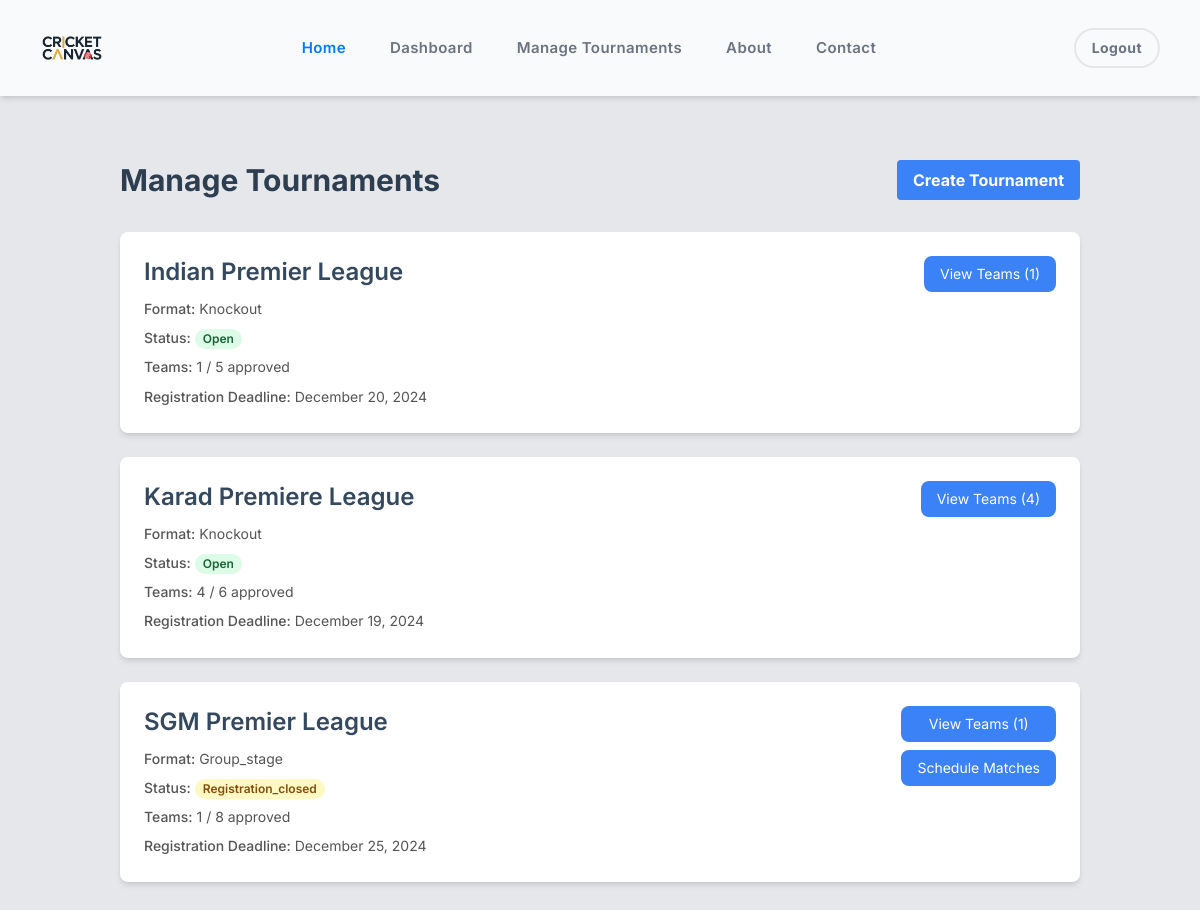
The app's page /tournaments/manage.php (signed in) with its own data.
### tables this page shows
CREATE TABLE `tournaments` (
  `tournament_id` int(11) NOT NULL,
  `tournament_name` varchar(100) NOT NULL,
  `organizer_id` int(11) NOT NULL,
  `start_date` date DEFAULT NULL,
  `end_date` date DEFAULT NULL,
  `max_teams` int(11) DEFAULT NULL,
  `format` enum('knockout','league','group_stage') NOT NULL,
  `status` enum('draft','open','registration_closed','ongoing','completed') DEFAULT 'draft',
  `description` text DEFAULT NULL,
  `registration_deadline` date NOT NULL,
  `min_teams` int(11) DEFAULT 4,
  `venue` varchar(100) DEFAULT NULL,
  `city` varchar(50) DEFAULT NULL,
  `entry_fee` decimal(10,2) DEFAULT 0.00,
  `prize_pool` decimal(10,2) DEFAULT 0.00,
  `rules` text DEFAULT NULL,
  `created_at` timestamp NOT NULL DEFAULT current_timestamp(),
  `payment_qr` varchar(255) DEFAULT NULL
);

### tournaments/manage.php (the view, shortened to what this page needs)
<?php
require_once '../config/database.php';
$stmt = $pdo->prepare("
    SELECT
        t.*,
        (SELECT COUNT(*) FROM tournament_teams WHERE tournament_id = t.tournament_id) as total_registrations,
        (SELECT COUNT(*) FROM tournament_teams WHERE tournament_id = t.tournament_id AND status = 'pending') as pending_registrations,
        (SELECT COUNT(*) FROM tournament_teams WHERE tournament_id = t.tournament_id AND status = 'approved') as approved_teams
    FROM tournaments t
    WHERE t.organizer_id = ?
    ORDER BY t.created_at DESC
");
$stmt->execute([$_SESSION['user_id']]);
$tournaments = $stmt->fetchAll();
require_once '../includes/header.php';
?>
<div class="container mx-auto px-4 py-8">
    <div class="flex justify-between items-center mb-8">
        <h1 class="text-3xl font-bold">Manage Tournaments</h1>
        <div class="flex gap-4">
            <a href="<?php echo BASE_URL; ?>/tournaments/create.php"
                class="bg-blue-500 hover:bg-blue-600 text-white font-bold py-2 px-4 rounded">
                Create Tournament
            </a>
        </div>
    </div>
    <?php if (empty($tournaments)): ?>
        <div class="bg-white rounded-lg shadow-md p-6 text-center">
            <p class="text-gray-500 text-lg">You haven't created any tournaments yet.</p>
            <a href="<?php echo BASE_URL; ?>/tournaments/create.php"
                class="text-blue-500 hover:text-blue-700 font-medium">
                Create your first tournament
            </a>
        </div>
    <?php else: ?>
        <div class="grid grid-cols-1 gap-6">
            <?php foreach ($tournaments as $tournament): ?>
                <div class="bg-white rounded-lg shadow-md p-6">
                    <div class="flex justify-between items-start">
                        <div>
                            <h2 class="text-2xl font-semibold mb-2">
                                <?php echo htmlspecialchars($tournament['tournament_name']); ?>
                            </h2>
                            <div class="space-y-1 text-sm text-gray-600">
                                <p>
                                    <span class="font-medium">Format:</span>
                                    <?php echo ucfirst($tournament['format']); ?>
                                </p>
                                <p>
                                    <span class="font-medium">Status:</span>
                                    <span class="px-2 inline-flex text-xs leading-5 font-semibold rounded-full
                                        <?php echo getStatusColor($tournament['status']); ?>">
                                        <?php echo ucfirst($tournament['status']); ?>
                                    </span>
                                </p>
                                <p>
                                    <span class="font-medium">Teams:</span>
                                    <?php echo $tournament['approved_teams']; ?> / <?php echo $tournament['max_teams']; ?> approved
                                </p>
                                <p>
                                    <span class="font-medium">Registration Deadline:</span>
                                    <?php echo date('F j, Y', strtotime($tournament['registration_deadline'])); ?>
                                </p>
                            </div>
                        </div>
                        <div class="flex flex-col space-y-2">
                            <?php if ($tournament['status'] === 'draft'): ?>
                                <form action="<?php echo BASE_URL; ?>/tournaments/process/update_status.php" method="POST" class="inline">
                                    <input type="hidden" name="tournament_id" value="<?php echo $tournament['tournament_id']; ?>">
                                    <input type="hidden" name="status" value="open">
                                    <button type="submit" class="w-full bg-green-500 hover:bg-green-600 text-white px-4 py-2 rounded-lg text-sm">
                                        Publish Tournament
                                    </button>
                                </form>
                            <?php else: ?>
                                <?php if ($tournament['pending_registrations'] > 0): ?>
                                    <a href="<?php echo BASE_URL; ?>/tournaments/registrations.php?id=<?php echo $tournament['tournament_id']; ?>"
                                        class="bg-yellow-500 hover:bg-yellow-600 text-white px-4 py-2 rounded-lg text-sm text-center">
                                        Review Registrations
                                        <span class="bg-yellow-600 text-white px-2 py-1 rounded-full text-xs">
                                            <?php echo $tournament['pending_registrations']; ?>
                                        </span>
                                    </a>
                                <?php elseif ($tournament['approved_teams'] > 0): ?>
                                    <a href="<?php echo BASE_URL; ?>/tournaments/registrations.php?id=<?php echo $tournament['tournament_id']; ?>"
                                        class="bg-blue-500 hover:bg-blue-600 text-white px-4 py-2 rounded-lg text-sm text-center">
                                        View Teams (<?php echo $tournament['approved_teams']; ?>)
                                    </a>
                                <?php endif; ?>
                                <?php if ($tournament['status'] === 'registration_closed' || $tournament['status'] === 'ongoing'): ?>
                                    <a href="<?php echo BASE_URL; ?>/tournaments/matches/schedule.php?id=<?php echo $tournament['tournament_id']; ?>"
                                       class="bg-blue-500 hover:bg-blue-600 text-white px-4 py-2 rounded-lg text-sm text-center">
                                        Schedule Matches
                                    </a>
                                <?php endif; ?>
                            <?php endif; ?>
                        </div>
                    </div>
                </div>
            <?php endforeach; ?>
        </div>
    <?php endif; ?>
</div>
<?php
function getStatusColor($status)
{
    switch ($status) {
        case 'open':
            return 'bg-green-100 text-green-800';
        case 'registration_closed':
            return 'bg-yellow-100 text-yellow-800';
    }
}
?>

### assets/css/style.css (style rules this page uses)
* { margin: 0; box-sizing: border-box; font-family: "Inter", serif; }
body { font-family: "Inter", serif; }
body { background-color: #f8f9fa; }
h1 { color: #2c3e50; font-weight: bold; }
h2 { color: #34495e; margin-bottom: 20px; font-size: 24px; }
p { color: #555; line-height: 1.8; }

### records on screen
tournaments: tournament_name "Indian Premier League", format "Knockout", status "Open", approved_teams "1", max_teams "5", registration_deadline "December 20, 2024"
tournaments: tournament_name "Karad Premiere League", format "Knockout", status "Open", approved_teams "4", max_teams "6", registration_deadline "December 19, 2024"
tournaments: tournament_name "SGM Premier League", format "Group_stage", status "Registration_closed", approved_teams "1", max_teams "8", registration_deadline "December 25, 2024"
